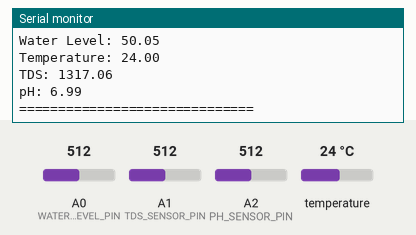
The program below on a simulated Arduino Uno, built with avr-gcc and run on an emulated ATmega328P. Parts: the last lines printed to the serial monitor. Inputs (shaded band) come from the test bench; at power-on: A2 (PH_SENSOR_PIN) = 512, A0 (WATER_LEVEL_PIN) = 512, A1 (TDS_SENSOR_PIN) = 512, temperature 24 °C.

Above: at 7.3 s.
7.4 s: A2 (PH_SENSOR_PIN) set to 418
At 10.1 s:
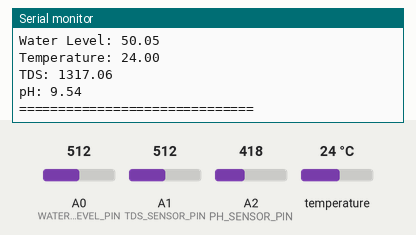
11.1 s: A2 (PH_SENSOR_PIN) set to 388
At 13.4 s:
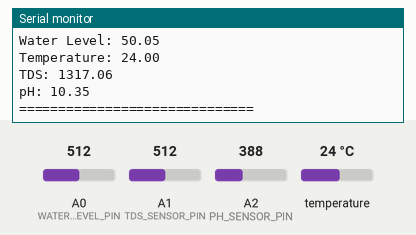
Timing chart, 0 to 14.9 s (numbered marks = the images above; inputs shaded):
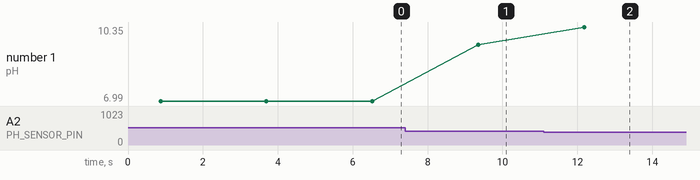

The program:

main.cpp
```cpp
#include "sensors.h"

void setup() {
  Serial.begin(9600);
  sensors_begin();
  Serial.println("Aquarium Monitoring System Started (UNO/Mega)");
}

void loop() {
  float level = readWaterLevel();
  float temp = readTemperature();
  float tds = readTDS();
  float ph = readPH();

  Serial.println("==== Aquarium Parameters ====");
  Serial.print("Water Level: "); Serial.println(level);
  Serial.print("Temperature: "); Serial.println(temp);
  Serial.print("TDS: "); Serial.println(tds);
  Serial.print("pH: "); Serial.println(ph);
  Serial.println("==============================");

  delay(2000);
}
```

sensors.cpp
```cpp
#include "sensors.h"
#include <OneWire.h>
#include <DallasTemperature.h>

OneWire oneWire(ONE_WIRE_BUS);
DallasTemperature sensors(&oneWire);

const float VREF = 5.0;   // UNO/Mega uses 5V ADC
const int ADC_RES = 1023; // 10-bit ADC

void sensors_begin() {
  sensors.begin();
}

float readWaterLevel() {
  return (analogRead(WATER_LEVEL_PIN) / (float)ADC_RES) * 100.0;
}

float readTemperature() {
  sensors.requestTemperatures();
  return sensors.getTempCByIndex(0);
}

float readTDS() {
  float voltage = analogRead(TDS_SENSOR_PIN) * (VREF / ADC_RES);
  return (133.42 * voltage * voltage * voltage
        - 255.86 * voltage * voltage
        + 857.39 * voltage) * 0.5;
}

float readPH() {
  float voltage = analogRead(PH_SENSOR_PIN) * (VREF / ADC_RES);
  return 7 + ((2.5 - voltage) / 0.18);
}
```

sensors.h
```cpp
#ifndef SENSORS_H
#define SENSORS_H

#include <Arduino.h>

#define ONE_WIRE_BUS 2
#define WATER_LEVEL_PIN A0
#define TDS_SENSOR_PIN A1
#define PH_SENSOR_PIN A2

void sensors_begin();
float readWaterLevel();
float readTemperature();
float readTDS();
float readPH();

#endif
```

Measured:
- after the input at 7.4 s, the serial monitor: prints a new line after 2.0 s (image 1)
- after the input at 11.1 s, the serial monitor: prints a new line after 1.1 s (image 2)
- plotted number 1: 6.99 → 9.54 after the input at 7.4 s, 9.54 → 10.35 after the input at 11.1 s
